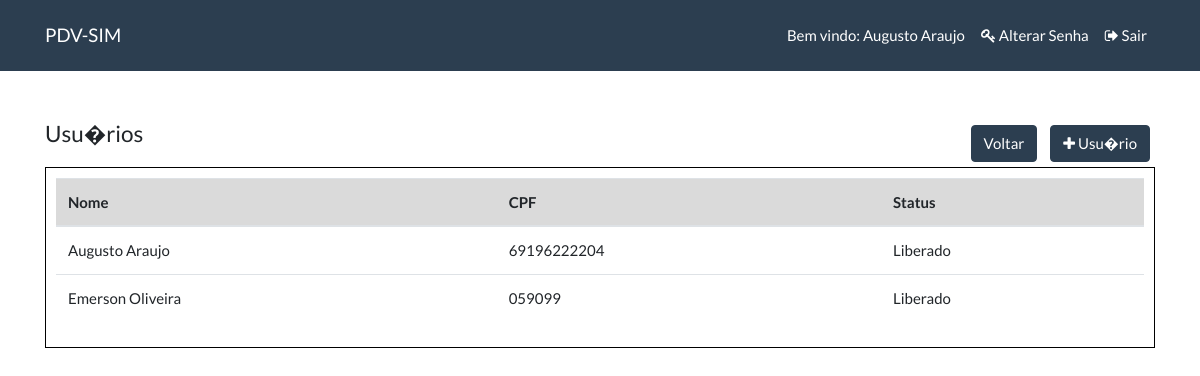
The page /usuarios.php (signed in) on the database its author committed.
### tables this page shows
CREATE TABLE IF NOT EXISTS `usuario` (
  `idUsuario` int(255) NOT NULL PRIMARY KEY AUTO_INCREMENT,
  `nome` varchar(100) NOT NULL,
  `cpf` varchar(30) NOT NULL,
  `senha` varchar(255) NOT NULL,
  `caixa` int(255) NOT NULL,
  `situacao` int(2) NOT NULL
);

### usuarios.php (the view, shortened to what this page needs)
<?php include('topo.php');
$sql = mysqli_query($conexao,"SELECT * FROM usuario ORDER BY nome ASC") or die (mysqli_error($conexao));
echo'
    <div class="container">
        <div class="row">
            <div class="col-lg-6">
                <h4>Usu�rios</h4>
            </div>
            <div class="col-lg-6" align="right">
                <a href="index.php" class="btn btn-primary" style="margin:5px">Voltar</a>
                <a href="#" onclick="adicionarUsuario()"class="btn btn-primary" style="margin:5px"><i class="fa fa-plus"></i> Usu�rio</a>
            </div>
        </div>
        <div class="page-header" id="banner" style="border: 1px solid black; padding: 10px;">
            <table class="table table-hover">
                <thead>
                    <tr class="table-active">
                        <th scope="col">Nome</th>
                        <th scope="col">CPF</th>
                        <th scope="col">Status</th>
                    </tr>
                </thead>
                <tbody>';
                while($dados = mysqli_fetch_array($sql)){echo'
                    <tr onclick="alterarUsuario('.$dados['idUsuario'].')">
                        <td>'.$dados['nome'].'</td>
                        <td>'.$dados['cpf'].'</td>
                        <td>';if($dados['situacao'] == 0){echo 'Liberado';}else{echo'Bloqueado';}echo'</td>
                    </tr>';}
                    echo'
                </tbody>
            </table>
        </div>
    </div>
<div class="modal" id="modal-addusuario" tabindex="-1">
    <div class="modal-dialog modal-sm" role="document">
        <div class="modal-content">
        <div class="modal-header">
            <h5 class="modal-title">Cadastrar usu�rio</h5>
            <button type="button" class="close" data-dismiss="modal" aria-label="Close">
            <span aria-hidden="true">X</span>
            </button>
        </div>
        <form action="" method="post" id="form-addusuario">
        <div class="modal-body">
            <div class="row">
                <label class="col-lg-12">Nome
                    <input type="text" class="form-control" name="nome" required/>
                </label>
                <label class="col-lg-12">CPF (login)
                    <input type="number" class="form-control" name="cpf" required/>
                </label>
                <label class="col-lg-12">Senha
                    <input type="password" class="form-control" name="senha" minlength="6" required/>
                </label>
                <label class="col-lg-12">Caixa N�
                    <input type="number" class="form-control" name="caixa"/>
                </label>
            </div>
        </div>
        <div class="modal-footer">
            <button type="button" class="btn btn-danger" data-dismiss="modal">Fechar</button>
            <button type="submit" class="btn btn-primary">Salvar</button>
        </div>
        </form>
        </div>
    </div>
</div>
';
include('rodape.php');?>

### rows shown on the page
usuario: nome "Augusto Araujo", cpf "69196222204", situacao "Liberado"
usuario: nome "Emerson Oliveira", cpf "059099", situacao "Liberado"

### other values the page prints
$_SESSION['nomeuser'] "Augusto Araujo"
